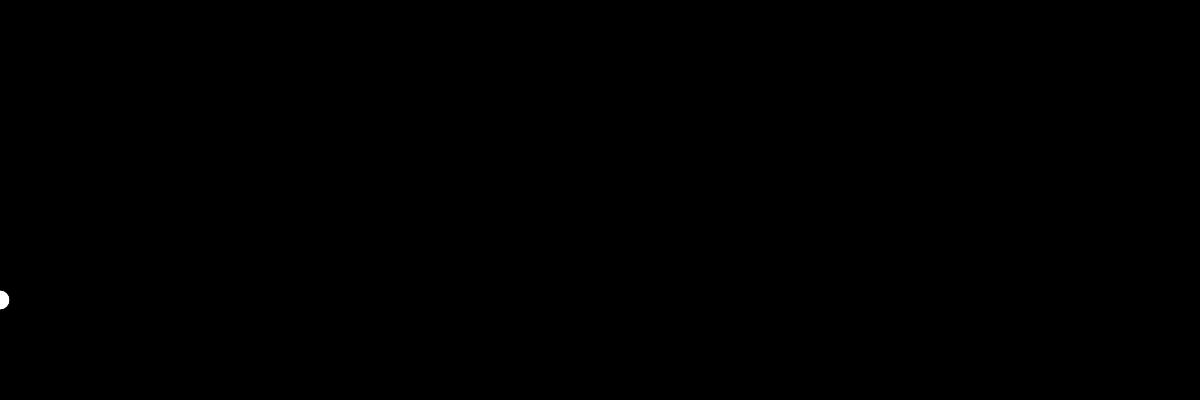
Frame 1 (no input)
Frame 60 (no input): identical to frame 1, image omitted
Frame 120 (the mouse pressed at the canvas centre since frame 60): blank canvas, image omitted

The p5.js sketch that drew this single still picture (run headless with seeded random() and noise() and a simulated clock; from frame 60 on, the mouse is pressed at the canvas centre):

// p5.js sketch
// ── sketch.js

var r = 0;
var g = 50;
var b=255;

// INITIALIZE ALL YOUR VARIABLES
// Ideally you would create 3 variables. red blue green or r, g, b


function setup(){
  
  createCanvas(1200,400);
}


function draw(){

  // change the value of Red based on the mouse movement about the X axis
  r = map(mouseX,100,400,0,200)
  // change the value of Green based on the mouse movement about the X axis
  // change the value of Blue based on the mouse movement about the X axis

  // Use the map() function to do so. 

  // Pass the values to the background() function you have learnt previously.
background(r);
  // Create an ellipse that will move around with you mouse about the X axis.
   fill(255);
ellipse(mouseX,300,20,20);

  // Remember to fill the canvas with white paint before creating the ellipse.
}
